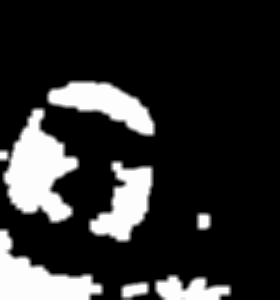
#> input picture capturedImages/noise_10034.png, 280 x 300 px, given in place of noise_10034.pngnoise_10034.png, which was not available
$ python -i processing.py   (imports and definitions only)
#> lines starting #> are read from the running program, lines starting #| are printed output that depends on the picture
def preprocessing(path):

#> called with path = 'capturedImages/noise_10034.png'
    import cv2
    import numpy as np
    import os


    #    path = "./frames/silhouettes/"
    #path = "./completeDataset/"
    x=[]
    y=[]
    allFiles = os.listdir(path)
    allFiles.sort()
    class_0 = 0
    class_1 = 0
    class_2=0
    count=0
    for file in allFiles:
        print(file)

        if (file.startswith("palm")):
            class_0 =class_0+1

            I = cv2.imread(path+file,0)
            I=cv2.resize(I,(128,128), interpolation = cv2.INTER_AREA)
            x.append(I)
            y.append(0)

        elif(file.startswith("fist")):
            class_1= class_1+1
            I = cv2.imread(path+file,0)
            I=cv2.resize(I,(128,128), interpolation = cv2.INTER_AREA)
            x.append(I)
            y.append(1)
        elif(file.startswith("noi")):
            class_2= class_2+1
            I = cv2.imread(path+file,0)
#> I is the input picture: shape (300, 280); min 0, max 253, mean 45.5
            I=cv2.resize(I,(128,128), interpolation = cv2.INTER_AREA)
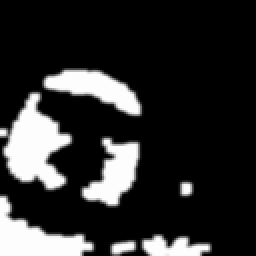
#> I: shape (128, 128) (shown 2 times larger); min 0, max 253, mean 45.5
            x.append(I)
            y.append(2)
        count+=1
    print(count)
    print(path+allFiles[0])
    return np.asarray(x),np.asarray(y)


>>> result = preprocessing('capturedImages/noise_10034.png')

$ run again, on capturedImages/noise_10038.png
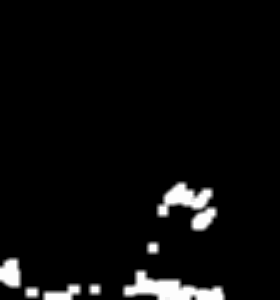
#> input picture capturedImages/noise_10038.png, 280 x 300 px, given in place of noise_10038.pngnoise_10038.png, which was not available
#> in preprocessing, I is the input picture: shape (300, 280); min 0, max 253, mean 11.4
#> in preprocessing, `I=cv2.resize(I,(128,128), interpolation = cv2.INTER_AREA)`:
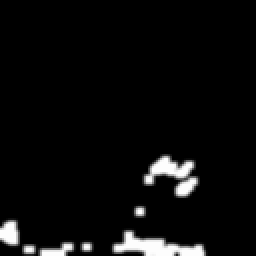
#> I: shape (128, 128) (shown 2 times larger); min 0, max 253, mean 11.4

$ run again, on capturedImages/noise_10039.png
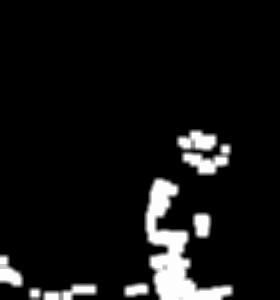
#> input picture capturedImages/noise_10039.png, 280 x 300 px, given in place of noise_10039.pngnoise_10039.png, which was not available
#> in preprocessing, I is the input picture: shape (300, 280); min 0, max 253, mean 18.9
#> in preprocessing, `I=cv2.resize(I,(128,128), interpolation = cv2.INTER_AREA)`:
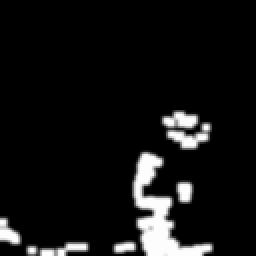
#> I: shape (128, 128) (shown 2 times larger); min 0, max 253, mean 18.9

$ run again, on capturedImages/noise_10040.png
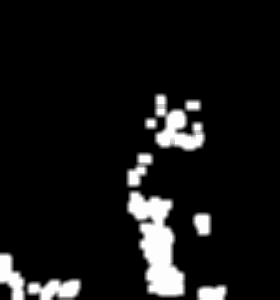
#> input picture capturedImages/noise_10040.png, 280 x 300 px, given in place of noise_10040.pngnoise_10040.png, which was not available
#> in preprocessing, I is the input picture: shape (300, 280); min 0, max 253, mean 21.4
#> in preprocessing, `I=cv2.resize(I,(128,128), interpolation = cv2.INTER_AREA)`:
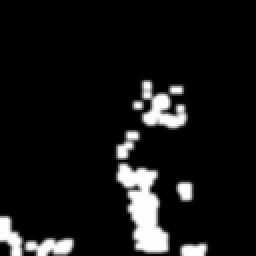
#> I: shape (128, 128) (shown 2 times larger); min 0, max 253, mean 21.4
